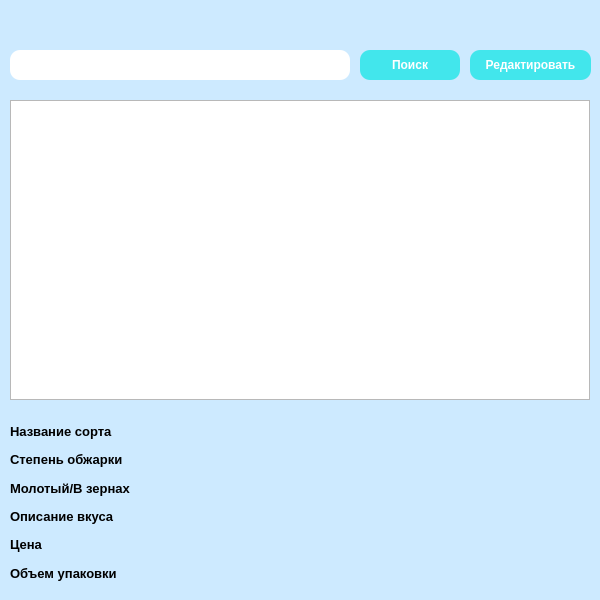
<?xml version="1.0" encoding="UTF-8"?>
<ui version="4.0">
 <class>MainWindow</class>
 <widget class="QMainWindow" name="MainWindow">
  <property name="geometry">
   <rect>
    <x>0</x>
    <y>0</y>
    <width>600</width>
    <height>600</height>
   </rect>
  </property>
  <property name="minimumSize">
   <size>
    <width>600</width>
    <height>600</height>
   </size>
  </property>
  <property name="maximumSize">
   <size>
    <width>600</width>
    <height>600</height>
   </size>
  </property>
  <property name="windowTitle">
   <string>Капучино</string>
  </property>
  <property name="styleSheet">
   <string notr="true">QPushButton {
background-color: #42e6ec;
    width: 2px;
    radius: 10px;
    color: white;
    border-radius: 10px;
font: bold, Arial;
}
QMainWindow {
background-color: #cdeaff;
font: bold, Arial, 15px;
}
QLineEdit {
    border-radius: 10px;
font: bord, Arial, 15px;
}
QLabel {font: bold, Arial, 15px;
}
QPushButton:pressed {
    background-color: #42d4da;
    border-style: inset;
}
QMainWindow {
background-color: #cdeaff;
}
QTextBrowser {
font: bold, Arial, 12px;
background-color: #e0f5ff;
border-color: black;
border-radius: 10px;}
QStatusBar {
font: font: bold, Arial, 8px;
color: red;}</string>
  </property>
  <widget class="QWidget" name="centralwidget">
   <widget class="QLineEdit" name="lineEdit">
    <property name="geometry">
     <rect>
      <x>10</x>
      <y>50</y>
      <width>340</width>
      <height>30</height>
     </rect>
    </property>
   </widget>
   <widget class="QPushButton" name="pushButton">
    <property name="geometry">
     <rect>
      <x>360</x>
      <y>50</y>
      <width>100</width>
      <height>30</height>
     </rect>
    </property>
    <property name="text">
     <string>Поиск</string>
    </property>
   </widget>
   <widget class="QListWidget" name="listWidget">
    <property name="geometry">
     <rect>
      <x>10</x>
      <y>100</y>
      <width>580</width>
      <height>300</height>
     </rect>
    </property>
   </widget>
   <widget class="QWidget" name="layoutWidget">
    <property name="geometry">
     <rect>
      <x>240</x>
      <y>420</y>
      <width>351</width>
      <height>164</height>
     </rect>
    </property>
    <property name="font">
     <font>
      <family>Arial</family>
      <pointsize>9</pointsize>
      <weight>75</weight>
      <bold>true</bold>
     </font>
    </property>
    <layout class="QVBoxLayout" name="verticalLayout_2">
     <item>
      <widget class="QLabel" name="label_7">
       <property name="font">
        <font>
         <family>Arial</family>
         <pointsize>9</pointsize>
         <weight>75</weight>
         <italic>false</italic>
         <bold>true</bold>
        </font>
       </property>
       <property name="text">
        <string/>
       </property>
      </widget>
     </item>
     <item>
      <widget class="QLabel" name="label_8">
       <property name="font">
        <font>
         <family>Arial</family>
         <pointsize>9</pointsize>
         <weight>75</weight>
         <italic>false</italic>
         <bold>true</bold>
        </font>
       </property>
       <property name="text">
        <string/>
       </property>
      </widget>
     </item>
     <item>
      <widget class="QLabel" name="label_9">
       <property name="font">
        <font>
         <family>Arial</family>
         <pointsize>9</pointsize>
         <weight>75</weight>
         <italic>false</italic>
         <bold>true</bold>
        </font>
       </property>
       <property name="text">
        <string/>
       </property>
      </widget>
     </item>
     <item>
      <widget class="QLabel" name="label_10">
       <property name="font">
        <font>
         <family>Arial</family>
         <pointsize>9</pointsize>
         <weight>75</weight>
         <italic>false</italic>
         <bold>true</bold>
        </font>
       </property>
       <property name="text">
        <string/>
       </property>
      </widget>
     </item>
     <item>
      <widget class="QLabel" name="label_11">
       <property name="font">
        <font>
         <family>Arial</family>
         <pointsize>9</pointsize>
         <weight>75</weight>
         <italic>false</italic>
         <bold>true</bold>
        </font>
       </property>
       <property name="text">
        <string/>
       </property>
      </widget>
     </item>
     <item>
      <widget class="QLabel" name="label_12">
       <property name="font">
        <font>
         <family>Arial</family>
         <pointsize>9</pointsize>
         <weight>75</weight>
         <italic>false</italic>
         <bold>true</bold>
        </font>
       </property>
       <property name="text">
        <string/>
       </property>
      </widget>
     </item>
    </layout>
   </widget>
   <widget class="QWidget" name="layoutWidget">
    <property name="geometry">
     <rect>
      <x>10</x>
      <y>420</y>
      <width>191</width>
      <height>164</height>
     </rect>
    </property>
    <property name="font">
     <font>
      <family>Arial</family>
      <pointsize>10</pointsize>
      <weight>75</weight>
      <bold>true</bold>
     </font>
    </property>
    <layout class="QVBoxLayout" name="verticalLayout">
     <item>
      <widget class="QLabel" name="label">
       <property name="font">
        <font>
         <family>Arial</family>
         <pointsize>10</pointsize>
         <weight>75</weight>
         <italic>false</italic>
         <bold>true</bold>
        </font>
       </property>
       <property name="text">
        <string>Название сорта</string>
       </property>
      </widget>
     </item>
     <item>
      <widget class="QLabel" name="label_2">
       <property name="font">
        <font>
         <family>Arial</family>
         <pointsize>10</pointsize>
         <weight>75</weight>
         <italic>false</italic>
         <bold>true</bold>
        </font>
       </property>
       <property name="text">
        <string>Степень обжарки</string>
       </property>
      </widget>
     </item>
     <item>
      <widget class="QLabel" name="label_4">
       <property name="font">
        <font>
         <family>Arial</family>
         <pointsize>10</pointsize>
         <weight>75</weight>
         <italic>false</italic>
         <bold>true</bold>
        </font>
       </property>
       <property name="text">
        <string>Молотый/В зернах</string>
       </property>
      </widget>
     </item>
     <item>
      <widget class="QLabel" name="label_3">
       <property name="font">
        <font>
         <family>Arial</family>
         <pointsize>10</pointsize>
         <weight>75</weight>
         <italic>false</italic>
         <bold>true</bold>
        </font>
       </property>
       <property name="text">
        <string>Описание вкуса</string>
       </property>
      </widget>
     </item>
     <item>
      <widget class="QLabel" name="label_5">
       <property name="font">
        <font>
         <family>Arial</family>
         <pointsize>10</pointsize>
         <weight>75</weight>
         <italic>false</italic>
         <bold>true</bold>
        </font>
       </property>
       <property name="text">
        <string>Цена</string>
       </property>
      </widget>
     </item>
     <item>
      <widget class="QLabel" name="label_6">
       <property name="font">
        <font>
         <family>Arial</family>
         <pointsize>10</pointsize>
         <weight>75</weight>
         <italic>false</italic>
         <bold>true</bold>
        </font>
       </property>
       <property name="text">
        <string>Объем упаковки</string>
       </property>
      </widget>
     </item>
    </layout>
   </widget>
   <widget class="QPushButton" name="pushButton_2">
    <property name="geometry">
     <rect>
      <x>470</x>
      <y>50</y>
      <width>121</width>
      <height>30</height>
     </rect>
    </property>
    <property name="text">
     <string>Редактировать</string>
    </property>
   </widget>
  </widget>
 </widget>
 <resources/>
 <connections/>
</ui>
